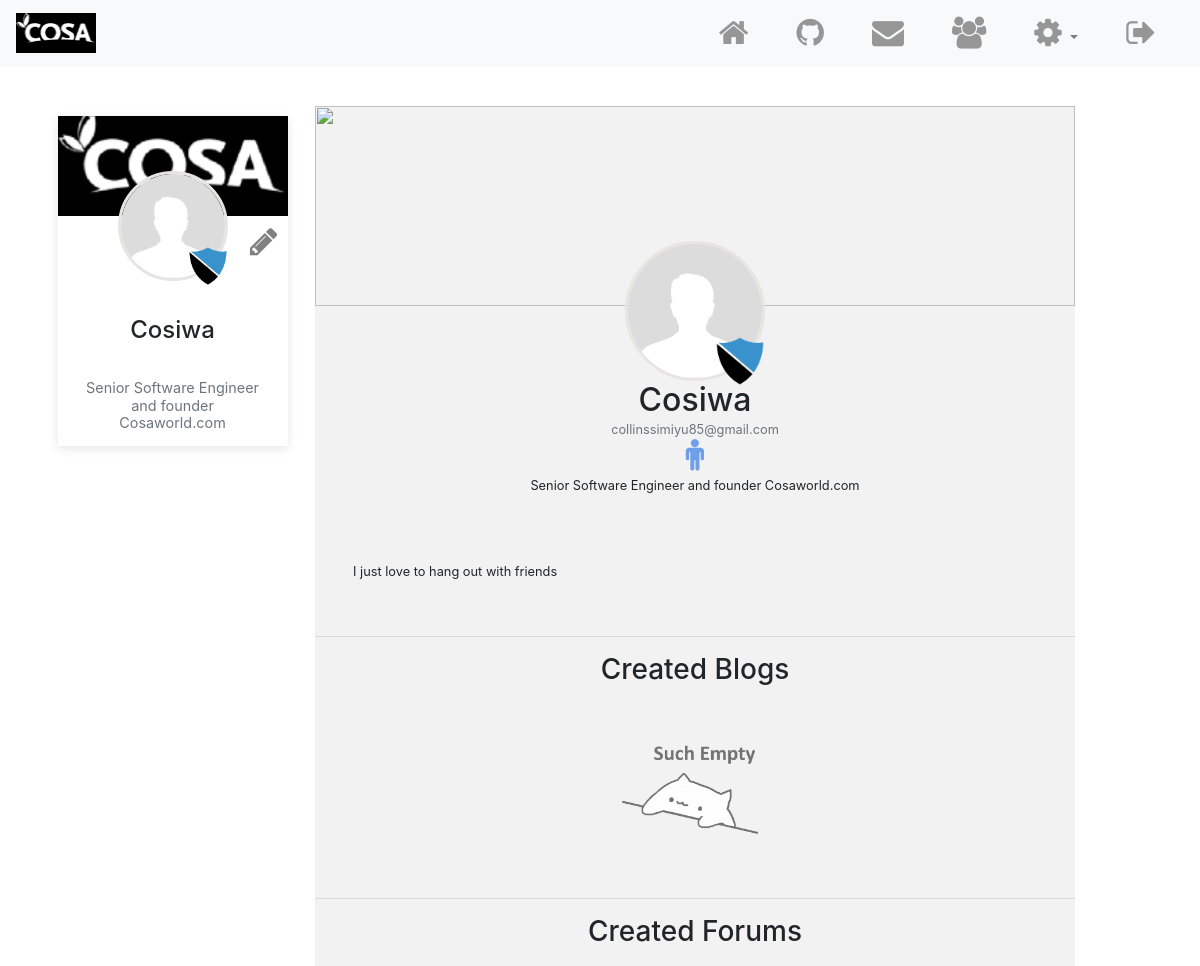
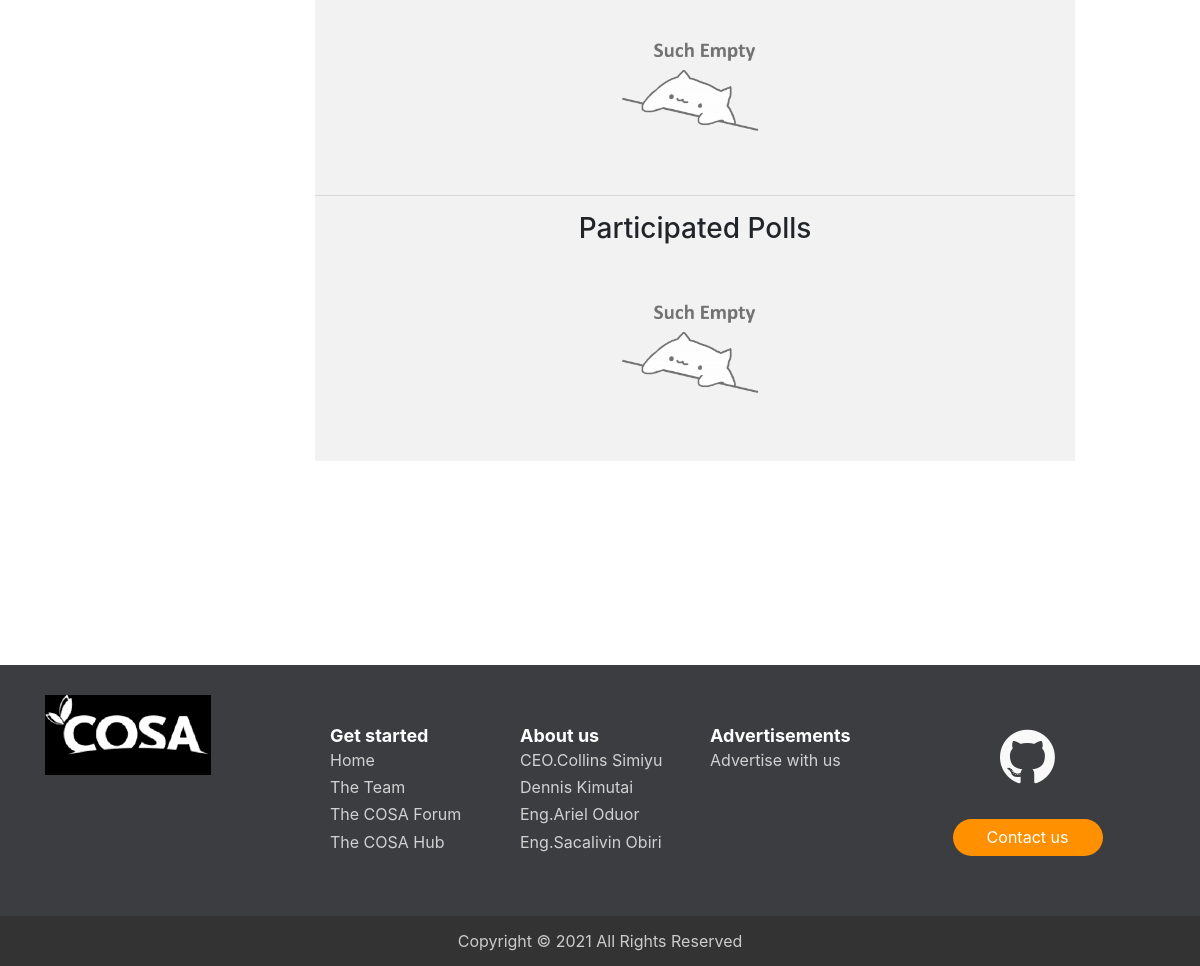
The page /profile.php (signed in) on the database its author committed (2 pictures, top to bottom).
### tables this page shows
CREATE TABLE `users` (
  `idUsers` int(11) NOT NULL,
  `userLevel` int(11) NOT NULL DEFAULT 0,
  `f_name` varchar(50) NOT NULL,
  `l_name` varchar(50) NOT NULL,
  `uidUsers` tinytext NOT NULL,
  `emailUsers` tinytext NOT NULL,
  `pwdUsers` longtext NOT NULL,
  `gender` char(1) NOT NULL,
  `headline` varchar(500) DEFAULT NULL,
  `bio` varchar(4000) DEFAULT NULL,
  `userImg` varchar(500) DEFAULT 'default.png'
);

### profile.php (the view, shortened to what this page needs)
<?php
    require 'includes/dbh.inc.php';
    if(isset($_GET['id']))
    {
        $userid = $_GET['id'];
    }
    else
    {
        $userid = $_SESSION['userId'];
    }
    $sql = "select * from users where idUsers = ".$userid;
    $stmt = mysqli_stmt_init($conn);
    if (!mysqli_stmt_prepare($stmt, $sql))
    {
        die('SQL error');
    }
    else
    {
        mysqli_stmt_execute($stmt);
        $result = mysqli_stmt_get_result($stmt);
        $user = mysqli_fetch_assoc($result);
    }
    include 'includes/HTML-head.php';
?>
</head>
<body>
    <?php include 'includes/navbar.php'; ?>
      <div class="container">
        <div class="row">
          <div class="col-sm-3">
              <?php include 'includes/profile-card.php'; ?>
          </div>
          <div class="col-sm-8 text-center" id="user-section">
              <img class="cover-img" src="img/user-cover.png">
              <img class="profile-img" src="uploads/<?php echo $user['userImg']; ?>">
              <?php
                    if ($user['userLevel'] === 1)
                    {
                        echo '<img id="admin-badge" src="img/admin-badge.png">';
                    }
              ?>
              <h2><?php echo ucwords($user['uidUsers']); ?></h2>
              <h6><?php echo '<small class="text-muted">'.$user['emailUsers'].'</small>'; ?></h6>
              <?php
                if ($user['gender'] == 'm')
                {
                    echo '<i class="fa fa-male fa-2x" aria-hidden="true" style="color: #709fea;"></i>';
                }
                else if ($user['gender'] == 'f')
                {
                    echo '<i class="fa fa-female fa-2x" aria-hidden="true" style="color: #FFA6F5;"></i>';
                }
                ?>
              <br><small><?php echo $user['headline']; ?></small>
              <br><br>
              <div class="profile-bio">
                  <small><?php echo $user['bio'];?></small>
              </div>
              <hr>
              <h3>Created Blogs</h3>
              <br><br>
              <?php
                    $sql = "select * from blogs "
                            . "where blog_by = ?";
                    $stmt = mysqli_stmt_init($conn);
                    if (!mysqli_stmt_prepare($stmt, $sql))
                    {
                        die('SQL error');
                    }
                    else
                    {
                        mysqli_stmt_bind_param($stmt, "s", $userid);
                        mysqli_stmt_execute($stmt);
                        $result = mysqli_stmt_get_result($stmt);
                        echo '<div class="container">'
                                    .'<div class="row">';
                        $row = mysqli_fetch_assoc($result);
                        if(empty($row))
                        {
                            echo '<div class="col-sm-4" style="padding-bottom: 30px;"></div>
                                <div class="col-sm-4">
                                    <img class="profile-empty-img" src="img/empty.png">
                                  </div>
                                  <div class="col-sm-4" style="padding-bottom: 30px;"></div>
                                    </div>
                                  </div>';
                        }
                    }
              ?>
              <br><br>
              <hr>
              <h3>Created Forums</h3>
              <br><br>
              <?php
                    $sql = "select * from topics where topic_by = ?";
                    $stmt = mysqli_stmt_init($conn);
                    if (!mysqli_stmt_prepare($stmt, $sql))
                    {
                        die('SQL error');
                    }
                    else
                    {
                        mysqli_stmt_bind_param($stmt, "s", $userid);
                        mysqli_stmt_execute($stmt);
                        $result = mysqli_stmt_get_result($stmt);
                        echo '<div class="container">'
                                    .'<div class="row">';
                        $row = mysqli_fetch_assoc($result);
                        if(empty($row))
                        {
                            echo '<div class="col-sm-4" style="padding-bottom: 30px;"></div>
                                <div class="col-sm-4">
                                    <img class="profile-empty-img" src="img/empty.png">
                                  </div>
                                  <div class="col-sm-4" style="padding-bottom: 30px;"></div>
                                    </div>
                                  </div>';
                        }
                    }
              ?>
              <br><br>
              <hr>
              <h3>Participated Polls</h3>
              <br><br>
              <?php
                    $sql = "select * from poll_votes v "
                            . "join polls p on v.poll_id = p.id "
                            . "join users u on p.created_by = u.idUsers "
                            . "where v.vote_by = ?";
                    $stmt = mysqli_stmt_init($conn);
                    if (!mysqli_stmt_prepare($stmt, $sql))
                    {
                        die('SQL error');
                    }
                    else
                    {
                        mysqli_stmt_bind_param($stmt, "s", $userid);
                        mysqli_stmt_execute($stmt);
                        $result = mysqli_stmt_get_result($stmt);
                        echo '<div class="container">'
                                    .'<div class="row">';
                        $row = mysqli_fetch_assoc($result);
                        if(empty($row))
                        {
                            echo '<div class="col-sm-4" style="padding-bottom: 30px;"></div>
                                <div class="col-sm-4">
                                    <img class="profile-empty-img" src="img/empty.png">
                                  </div>
                                  <div class="col-sm-4" style="padding-bottom: 30px;"></div>
                                    </div>
                                  </div>';
                        }
                    }
              ?>
              <br><br>
          </div>
          <div class="col-sm-1">
          </div>
        </div>
      </div>
<?php include 'includes/footer.php'; ?>
<?php include 'includes/HTML-footer.php'; ?>

### css/styles.css (style rules this page uses)
html, body { height: 100%; }
img { max-width: 100%; }
#user-section { background-color: #F2F2F2; padding: 0px; margin: 40px 0px 60px 0px; padding-bottom: 20px; }
.cover-img { width: 100%; height: 200px; object-fit: cover; }
.profile-img { width: 140px; height: 140px; object-fit: cover; border-radius: 50%; margin-top: -65px; margin-bottom: 0px; border: 3px solid #e6e5e1; }
#admin-badge { width: 50px; position: absolute; margin-top: 30px; margin-left: -50px; }
.profile-bio { text-align: justify; padding: 5%; }
* { word-wrap: break-word; overflow-wrap: break-word; }
h1, h2, h3, h4, h5, h6, p, a, ul, span, li, img, inpot, button { margin: 0; padding: 0; }
.profile-empty-img { height: 100px; }

### rows shown on the page
users: userImg (placeholder picture), uidUsers "Cosiwa", emailUsers "collinssimiyu85@gmail.com", headline "Senior Software Engineer and founder Cosaworld.com", bio "I just love to hang out with friends"

### other values the page prints
$_SESSION['userUid'] "Cosiwa"
$_SESSION['headline'] "Senior Software Engineer and founder Cosaworld.com"
